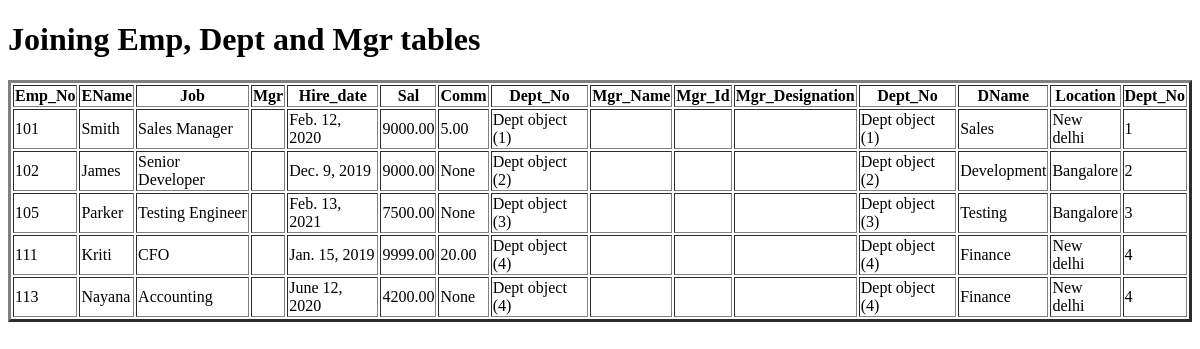
/selectRelated_EmpDeptMgr/, run on an earlier commit of the app's database.
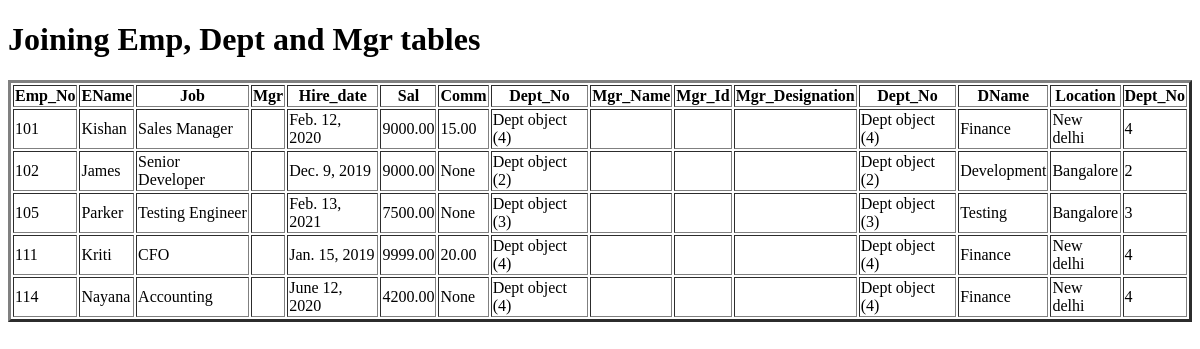
And on a later commit of the database.
### app/models.py (models this page shows, shortened)
class Emp(models.Model):
    Emp_No = models.IntegerField()
    EName = models.CharField(max_length=100)
    Job = models.CharField(max_length=100)
    Mgr = models.ForeignKey('self', on_delete=models.SET_NULL, null = True, blank = True)
    Hire_date = models.DateField(null=True, blank=True) # default null = False, auto_now = True for current date(date of creation of object) and auto_now_add = True for date of model creation
    Sal = models.DecimalField(max_digits=6, decimal_places=2) # no null vals
    Comm = models.DecimalField(max_digits=6, decimal_places=2, null = True, blank = True)
    Dept_No = models.ForeignKey(Dept, on_delete=models.CASCADE)

class Dept(models.Model):
    Dept_No = models.IntegerField(primary_key=True,)
    DName = models.CharField(max_length=100)
    Location = models.CharField(max_length=100)

### app/views.py (the view)
# urls.py: path('selectRelated_EmpDeptMgr/', selectRelated_EmpDeptMgr, name = 'selectRelated_EmpDeptMgr'),
def selectRelated_EmpDeptMgr(request):
    LEDMO = Emp.objects.select_related('Dept_No', 'Mgr').all()
    LEDMO = Emp.objects.select_related('Dept_No', 'Mgr').filter(Mgr__isnull = True)
    d = {'LEDMO':LEDMO}
    return render (request, 'selectRelated_EmpDeptMgr.html', d)

### templates/selectRelated_EmpDeptMgr.html (shortened to what this page needs)
<!DOCTYPE html>
<html lang="en">
<head>
</head>
<body>
    <h1>Joining Emp, Dept and Mgr tables </h1>
    <table border="3px">
        <tr>
            <th>Emp_No</th>
            <th>EName</th>
            <th>Job</th>
            <th>Mgr</th>
            <th>Hire_date</th>
            <th>Sal</th>
            <th>Comm</th>
            <th>Dept_No</th>
            <th>Mgr_Name</th>
            <th>Mgr_Id</th>
            <th>Mgr_Designation</th>
            <th>Dept_No</th>
            <th>DName</th>
            <th>Location</th>
            <th>Dept_No</th>
    </tr>
    <tbody>
        {% for edmo in LEDMO %}
            <tr>
                <td>{{edmo.Emp_No}}</td>
                <td>{{edmo.EName}}</td>
                <td>{{edmo.Job}}</td>
                <td>{{edmo.Mgr.Emp_No}}</td>
                <td>{{edmo.Hire_date}}</td>
                <td>{{edmo.Sal}}</td>
                <td>{{edmo.Comm}}</td>
                <td>{{edmo.Dept_No}}</td>
                <td>{{edmo.Mgr.EName}}</td>
                <td>{{edmo.Mgr.Emp_No}}</td>
                <td>{{edmo.Mgr.Job}}</td>
                <td>{{edmo.Dept_No}}</td>
                <td>{{edmo.Dept_No.DName}}</td>
                <td>{{edmo.Dept_No.Location}}</td>
                <td>{{edmo.Dept_No.Dept_No}}</td>
            </tr>
        {% endfor %}
    </tbody>
    </table>
</body>
</html>

What changed in the data, as far as the page shows it:
changed Emp "Sales Manager": EName "Smith" → "Kishan"; Comm "5.00" → "15.00"; Dept_No "Dept object (1)" → "Dept object (4)"; Dept_No.DName "Sales" → "Finance"; Dept_No.Dept_No "1" → "4"
changed Emp "Nayana": Emp_No "113" → "114"
